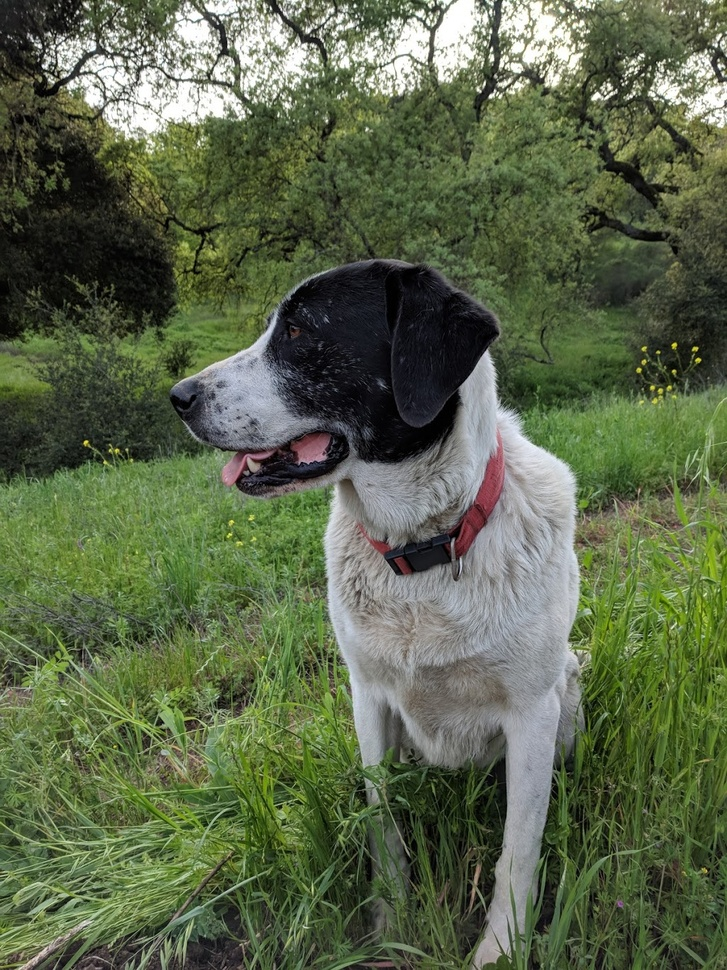
#> input picture Resources/sammy.jpg, 727 x 970 px, shrunk from 1025 x 1367 before the run, found by its file name
$ python template_match.py
#> lines starting #> are read from the running program, lines starting #| are printed output that depends on the picture
import cv2
import numpy as np
import matplotlib.pyplot as plt

#Getting the full image
path = "..\\Resources\\sammy.jpg"
full_img = cv2.imread(path)
#> full_img is the input picture: shape (970, 727, 3); mean B, G, R 74.2, 102.6, 91.2
full_img = cv2.cvtColor(full_img,cv2.COLOR_BGR2RGB)

plt.figure(1)
plt.imshow(full_img)

#Getting the template
path = '..\\Resources\\sammy_face.jpg'
face_img = cv2.imread(path)
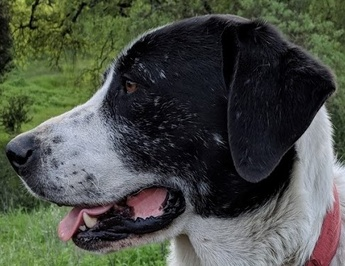
#> input picture Resources/sammy_face.jpg, 345 x 266 px, shrunk from 486 x 375 before the run, found by its file name
#> face_img is the input picture: shape (266, 345, 3); mean B, G, R 70, 78.7, 74.3
face_img = cv2.cvtColor(face_img,cv2.COLOR_BGR2RGB)

plt.figure(2)
plt.imshow(face_img)

#All the 6 methods for comparison in a list
#Note how we are using strings, later on we'll use the eval() function to convert to function
#The first 4 methods look a maximum whereas the last 2 look for a minimum for a match
methods = ['cv2.TM_CCOEFF', 'cv2.TM_CCOEFF_NORMED', 'cv2.TM_CCORR',
            'cv2.TM_CCORR_NORMED', 'cv2.TM_SQDIFF', 'cv2.TM_SQDIFF_NORMED']

figure_index=3
for m in methods:
    #Creating a copy of the image
    full_img_copy = full_img.copy()

    #Using eval() function to get function
    method = eval(m)

    #Tempplate matching
    res = cv2.matchTemplate(full_img_copy,face_img,method)

    min_val,max_val,min_loc,max_loc = cv2.minMaxLoc(res)

    #Since these methods look for a minimum for a match unlike the others
    #need to make sure that location is correct
    if method in [cv2.TM_SQDIFF,cv2.TM_SQDIFF_NORMED]:
        rect_top_left = min_loc
    else:
        rect_top_left = max_loc

    height,width,channels = face_img.shape

    rect_bottom_right = (rect_top_left[0]+width,rect_top_left[1]+height)

    cv2.rectangle(full_img_copy,rect_top_left,rect_bottom_right,(255,0,0),10)

    plt.figure(figure_index)
    plt.subplot(1,2,1)
    plt.imshow(res)
    plt.title('Heatmap of Template Matching')

    plt.subplot(1,2,2)
    plt.imshow(full_img_copy)
    plt.title('Detection of Template')
    plt.suptitle(m)

    figure_index+=1
#> this loop made 6 passes
#> (min_val, max_val, min_loc, rect_top_left, rect_bottom_right) on passes 1 to 4: (-369489984, 868099584, (0, 7), (164, 245), (509, 511)), (-0.333, 0.994, (0, 10), (164, 245), (509, 511)), (1.13e+09, 2.63e+09, (47, 150), (237, 465), (582, 731)), (0.5, 0.998, (0, 38), (164, 245), (509, 511))
#> (min_val, max_val, max_loc, rect_top_left, rect_bottom_right) on passes 5 to 6: (11169509, 3.14e+09, (0, 0), (164, 245), (509, 511)), (0.00463, 1, (0, 0), (164, 245), (509, 511))
#> pass 1, `res = cv2.matchTemplate(full_img_copy,face_img,method)`:
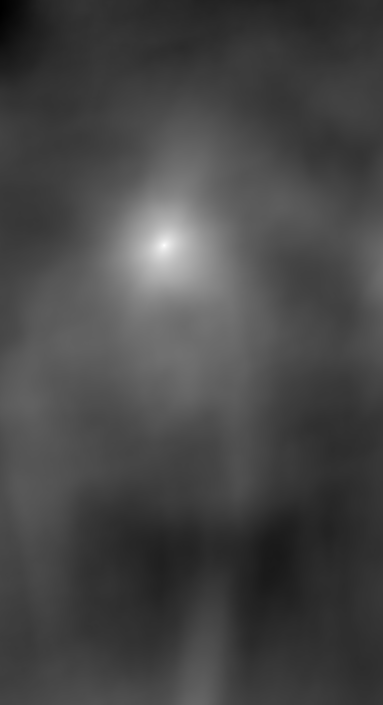
#> res: shape (705, 383) float32; min -369489984, max 868099584, mean -27078770; drawn with min black and max white
#> pass 3, `res = cv2.matchTemplate(full_img_copy,face_img,method)`:
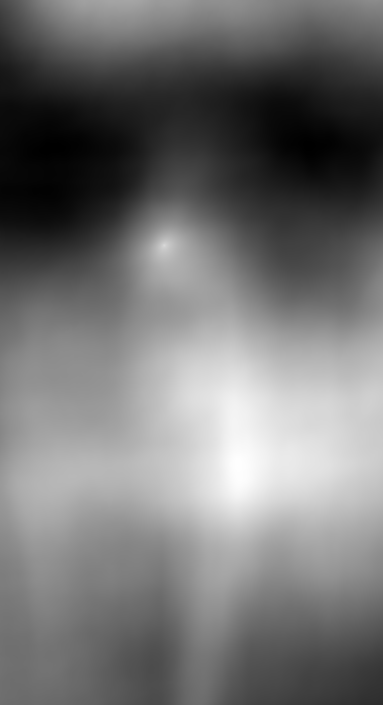
#> res: shape (705, 383) float32; min 1.13e+09, max 2.63e+09, mean 1.81e+09; drawn with min black and max white
#> after the loop:
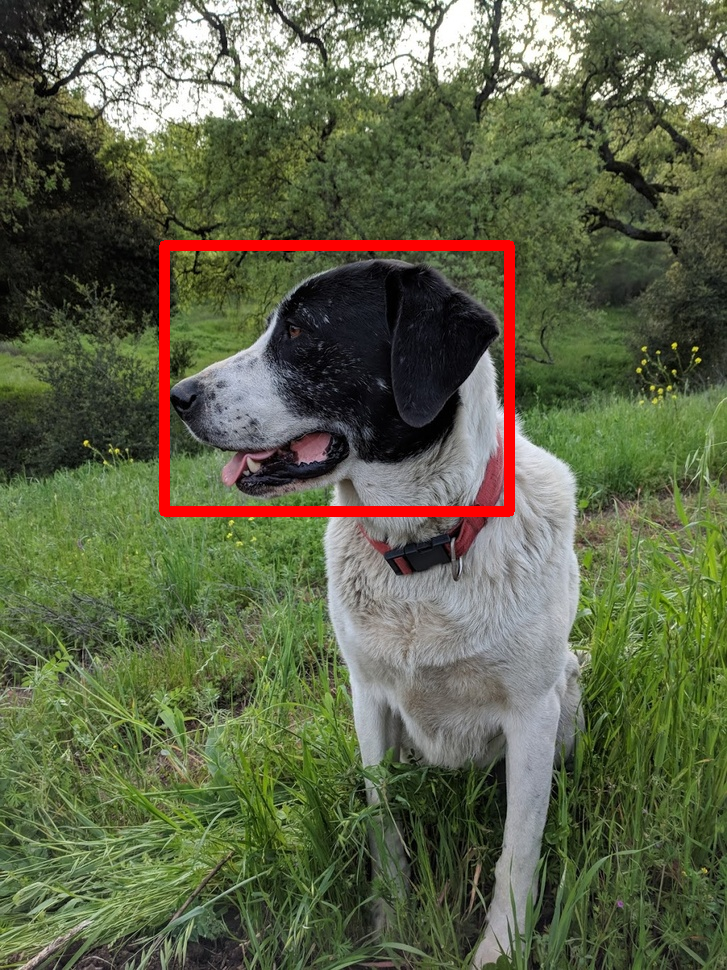
#> full_img_copy: shape (970, 727, 3); mean R, G, B 94.3, 100.7, 72.8
#> after the loop:
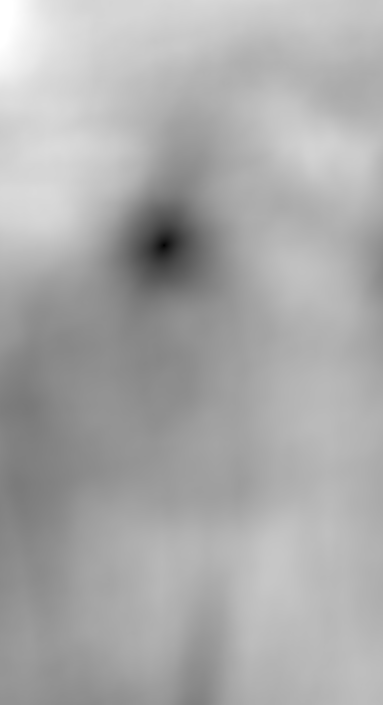
#> res: shape (705, 383) float32; min 0.00463, max 1, mean 0.669
#> after the loop, figure_index = 9

plt.show()
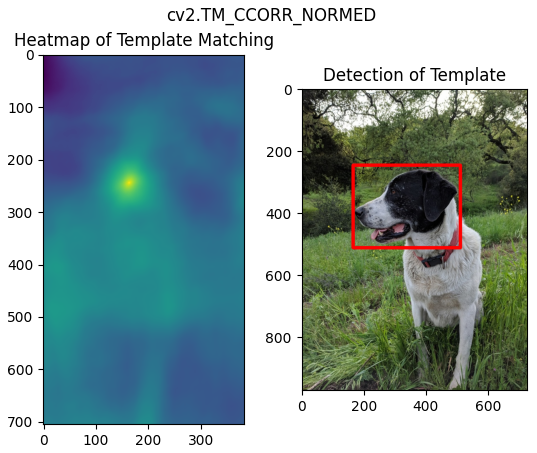
#> figure drawn by matplotlib, 2 panels
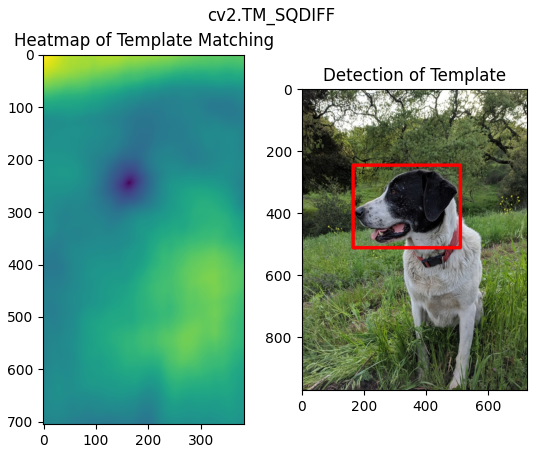
#> figure drawn by matplotlib, 2 panels
